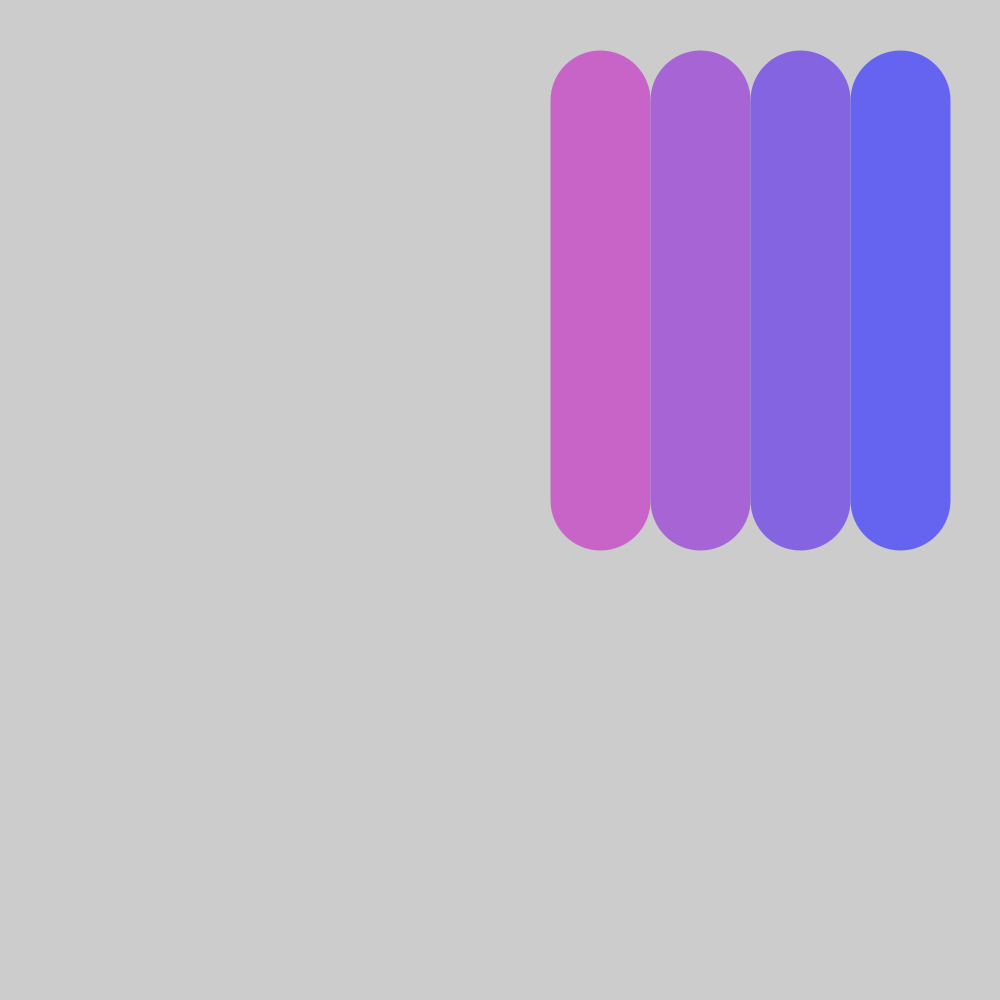
Frame 1 (no input)
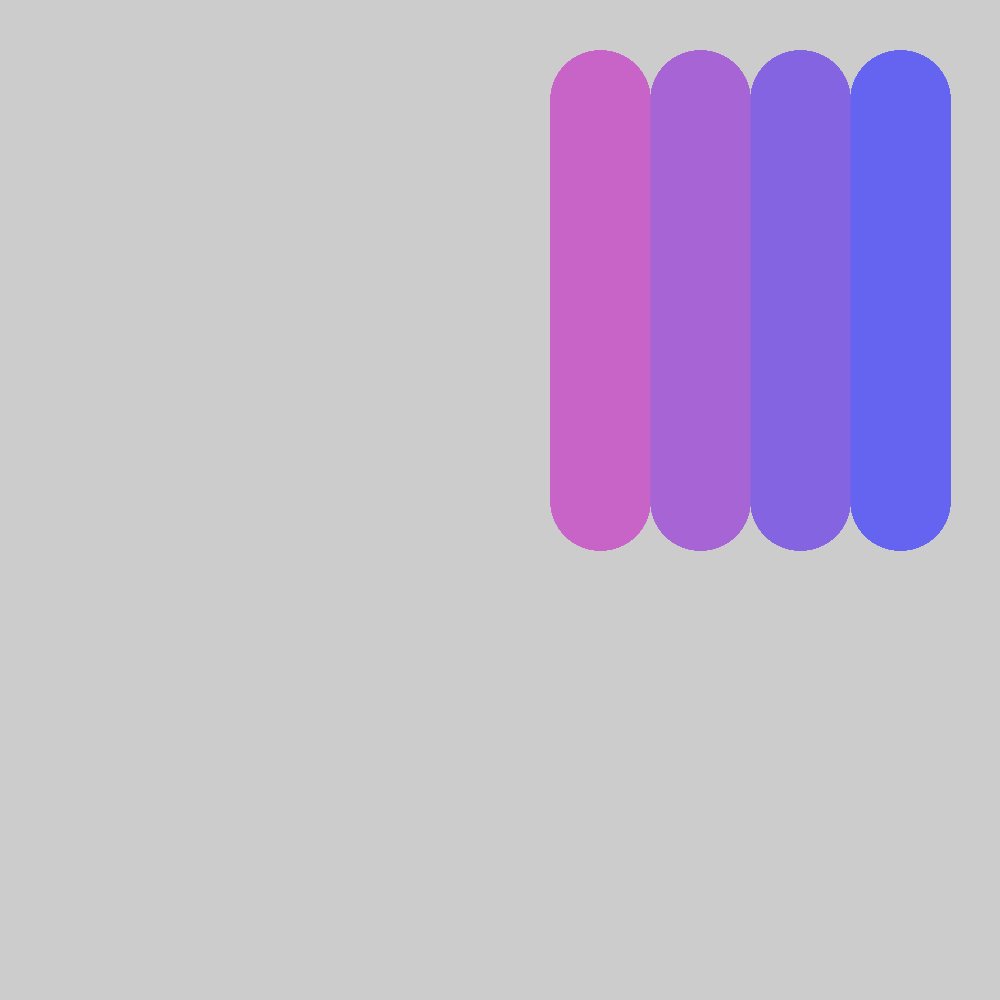
Frame 60 (the mouse pressed at the canvas centre just before this capture)
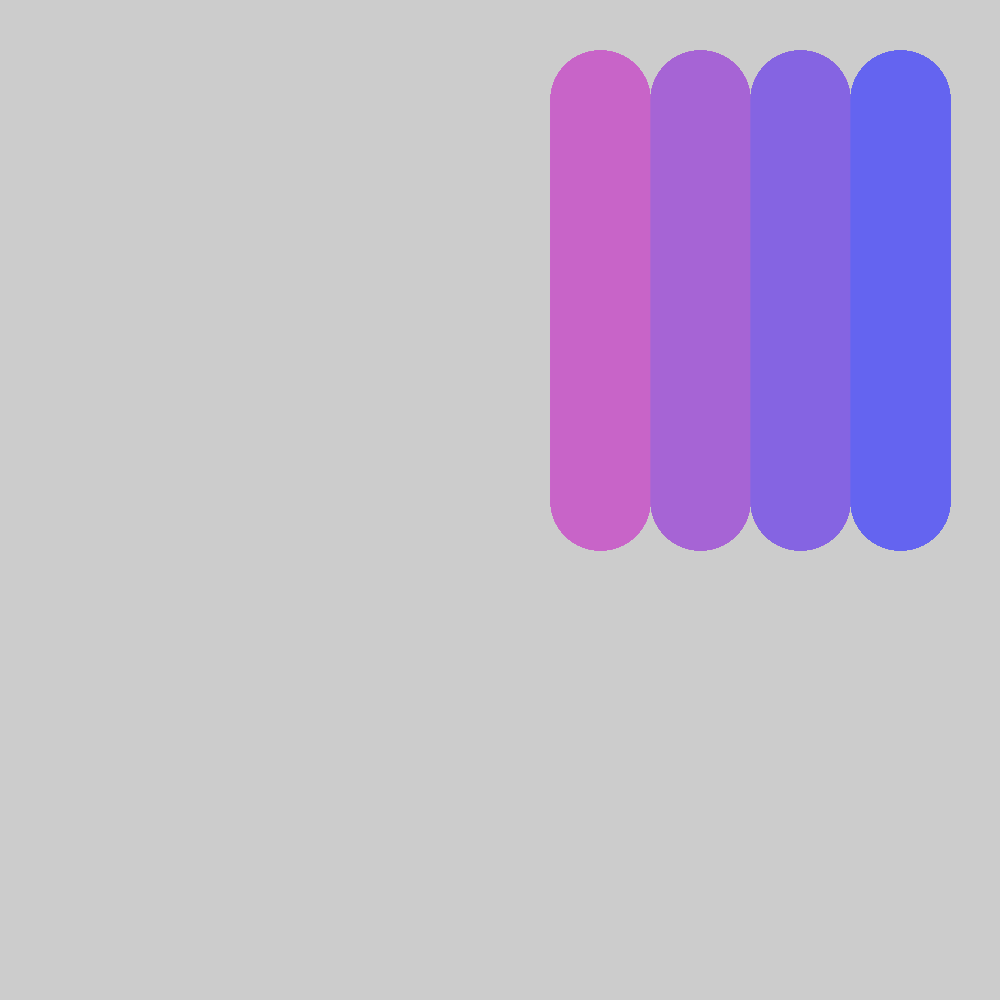
Frame 120 (the mouse held since frame 60 and released just before this capture)

The Processing sketch that drew these frames (run headless with seeded random() and noise(); from frame 60 on, the mouse is pressed at the canvas centre):

// Processing sketch: gradient_demo
// ── gradient_demo.pde
// map, pantone
int r1 = 200;
int g1 = 100;
int b1 = 200;

int r2 = 100;
int g2 = 100;
int b2 = 240;

int RECT_WIDTH = 400;

void setup() {
  size(1000, 1000);
}

void draw() {
  

  // lines
  float lineStartX = 600;
  float lineWidth = 100;
  strokeWeight(100);
  stroke(r1, g1, b1);
  line(lineStartX, 100, lineStartX, 500);
    float r3 = map(1.0/3, 0, 1, r1, r2);
  float g3 = map(1.0/3, 0, 1, g1, g2);
  float b3 = map(1.0/3, 0, 1, b1, b2);

  stroke(r3, g3, b3);
  line(700, 100, 700, 500);
  fill(r3, g3, b3);
  float r4 = map(2.0/3, 0, 1, r1, r2);
  float g4 = map(2.0/3, 0, 1, g1, g2);
  float b4 = map(2.0/3, 0, 1, b1, b2);
  stroke(r4, g4, b4);
  line(800, 100, 800, 500);
  stroke(r2, g2, b2);
  line(900, 100, 900, 500);
  noStroke(); 
  
  
  int numLines = 100;
  
}

// ── rect_gradient.pde
void rectGradient() {
    // beginning color, end color.
  fill(r1, g1, b1);
  rect(100, 100, RECT_WIDTH / 2, 200);

  fill(r2, g2, b2);
  rect(300, 100, RECT_WIDTH / 2, 200);

  // next row: add middle color
  fill(r1, g1, b1);
  rect(100, 300, RECT_WIDTH /3, 200);
  fill(r2, g2, b2);
  rect(100 + RECT_WIDTH*2/3, 300, RECT_WIDTH / 3, 200);
  // middle color: map
  float rMid = map(0.5, 0, 1, r1, r2);
  float gMid = map(0.5, 0, 1, g1, g2);
  float bMid = map(0.5, 0, 1, b1, b2);
  fill(rMid, gMid, bMid);
  rect(100 + RECT_WIDTH/3, 300, RECT_WIDTH / 3, 200);
  
  // next row, divide into fourths 
    // next row: add middle color
  fill(r1, g1, b1);
  rect(100, 500, RECT_WIDTH /4, 200);
  fill(r2, g2, b2);
  rect(100 + RECT_WIDTH*3/4, 500, RECT_WIDTH / 4, 200);
  // middle color: map
  float r3 = map(1.0/3, 0, 1, r1, r2);
  float g3 = map(1.0/3, 0, 1, g1, g2);
  float b3 = map(1.0/3, 0, 1, b1, b2);
  fill(r3, g3, b3);
  rect(100 + RECT_WIDTH/4, 500, RECT_WIDTH / 4, 200);
  float r4 = map(2.0/3, 0, 1, r1, r2);
  float g4 = map(2.0/3, 0, 1, g1, g2);
  float b4 = map(2.0/3, 0, 1, b1, b2);
  fill(r4, g4, b4);
  rect(100 + 2.0*RECT_WIDTH/4, 500, RECT_WIDTH / 4, 200);
  
}
